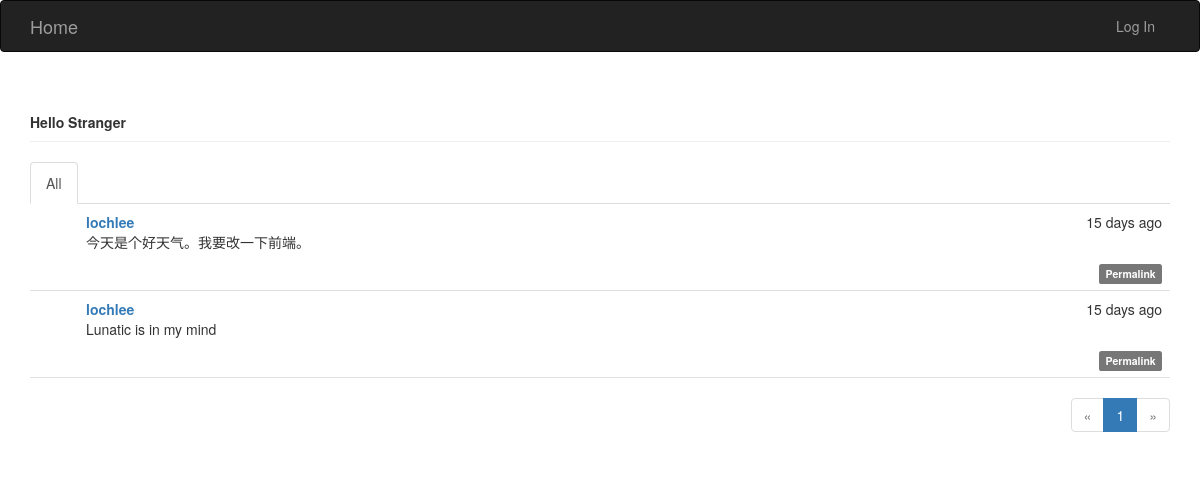
Before: / with the older database file.
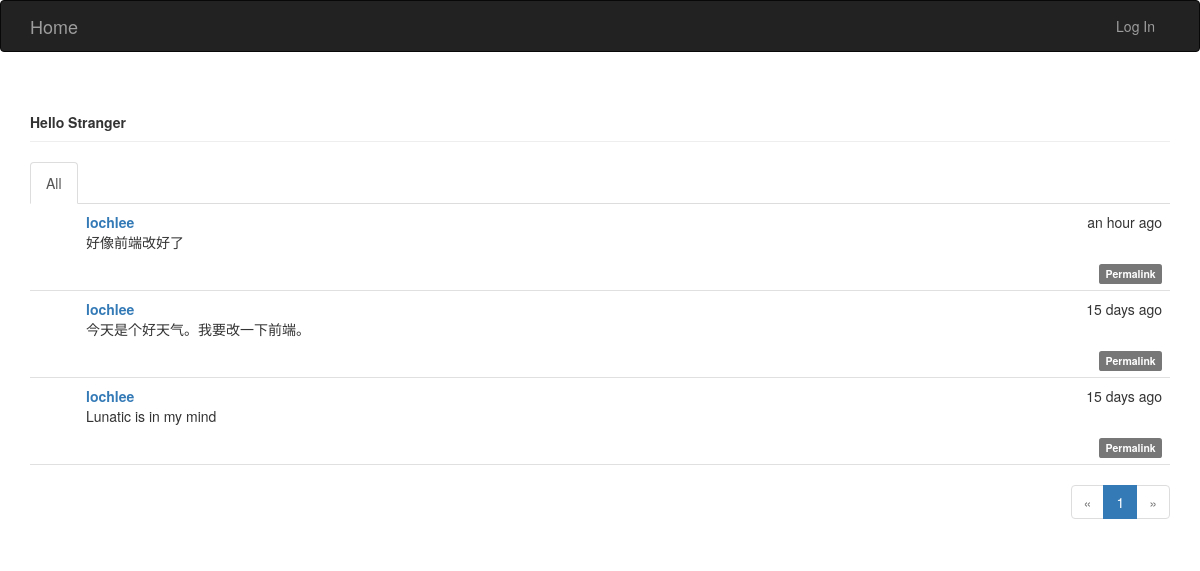
After: the same page with the newer database file.
### app/models.py (models this page shows, shortened)
class Post(db.Model):
	__tablename__='posts'
	id=db.Column(db.Integer,primary_key=True)
	body=db.Column(db.Text)
	timestamp=db.Column(db.DateTime,index=True,default=datetime.utcnow)
	author_id=db.Column(db.Integer,db.ForeignKey('users.id'))
	body_html=db.Column(db.Text)
	comments=db.relationship('Comment',backref='post',lazy='dynamic')

class User(db.Model,UserMixin):
	__tablename__='users'
	id=db.Column(db.Integer,primary_key=True)
	email=db.Column(db.String(64),unique=True,index=True)
	username=db.Column(db.String(64),unique=True)
	role_id=db.Column(db.Integer,db.ForeignKey('roles.id'))
	password_hash=db.Column(db.String(128))
	confirmed=db.Column(db.Boolean,default=False)
	name=db.Column(db.String(64))
	location=db.Column(db.String(64))
	about_me=db.Column(db.Text())
	member_since=db.Column(db.DateTime(),default=datetime.utcnow)
	last_seen=db.Column(db.DateTime(),default=datetime.utcnow)
	posts=db.relationship('Post',backref='author',lazy='dynamic')
	followers=db.relationship('Follow',foreign_keys=[Follow.followed_id],backref=db.backref('followed',lazy='joined'),lazy='dynamic',cascade='all,delete-orphan')
	followed=db.relationship('Follow',foreign_keys=[Follow.follower_id],backref=db.backref('follower',lazy='joined'),lazy='dynamic',cascade='all,delete-orphan')
	comments=db.relationship('Comment',backref='author',lazy='dynamic')
	photo=db.relationship('Photo',backref='user')
	@property
	def password(self):
		raise AttributeError('password is not a readable attribute')

### app/main/views.py (the view)
@main.route('/', methods=['GET', 'POST'])
def index():
    form = PostForm()
    show_followed=False
    if current_user.is_authenticated:
        show_followed=bool(request.cookies.get('show_followed',''))
    if show_followed:
        query=current_user.followed_posts
    else:
        query=Post.query
    page=request.args.get('page',1,type=int)
    pagination=query.order_by(Post.timestamp.desc()).paginate(page,per_page=current_app.config['POSTS_PER_PAGE'],error_out=False)
    posts=pagination.items
    if current_user.can(Permission.WRITE_ARTICLES) and form.validate_on_submit():
        post=Post(body=form.body.data,author=current_user._get_current_object())
        db.session.add(post)
        return redirect(url_for('main.index'))
    return render_template('index.html',form=form,posts=posts,pagination=pagination,show_followed=show_followed)

### app/auth/views.py (called while the page is built)
@auth.before_app_request
def before_request():
	if current_user.is_authenticated:
		current_user.ping()
		if not current_user.confirmed and request.endpoint[:5]!='auth.' and request.endpoint!='static':
			return redirect(url_for('auth.unconfirmed'))

### app/main/__init__.py (called while the page is built)
@main.app_context_processor
def inject_permissions():
	return dict(Permission=Permission)

### app/models.py (called while the page is built)
	def can(self,permissions):
		return False

	def is_administrator(self):
		return False

### app/templates/index.html (shortened to what this page needs)
{% extends "base.html" %}
{% import "bootstrap/wtf.html" as wtf %}
{% import "_macros.html" as macro %}
{% block page_content %}
<div class="page-header">
	{% if current_user.is_authenticated %}
		<b>Hello {{current_user.username}}</b>
	{% else %}
		<b>Hello Stranger</b>
	{% endif %}
</div>
<div class="post-tabs">
	<ul class="nav nav-tabs">
		<li {% if not show_followed %} class="active"{% endif %}> <a href="{{url_for('.show_all')}}"> All </a></li>
	</ul>
	{% include '_posts.html' %}
</div>
{% if pagination %}
<div class="pagination">
	{{macro.pagination_widget(pagination,'.index')}}
</div>
{% endif %}
{% endblock %}

### app/templates/_posts.html (shortened to what this page needs)
<ul class="posts">
    {% for post in posts %}
    <li class="post">
        <div class="post-content">
            <div class="post-date">
                {{moment(post.timestamp).fromNow()}}
            </div>
            <div class="post-author">
                <a href="{{url_for('main.user',username=post.author.username)}}">
				{{post.author.username}}
			</a>
            </div>
            <div class="post-body">
            	{% if post.body_html %}
            		{{post.body_html|safe}}
        		{% else %}
                	{{post.body}}
            	{% endif %}
            </div>
            <div class="post-footer">
            	<a href="{{url_for('.post',id=post.id)}}">
            		<span class="label label-default">Permalink</span>
            	</a>
            </div>
        </div>
    </li>
    {% endfor %}
</ul>

Changed rows visible on the page:
added Post: timestamp "an hour ago", author.username "lochlee", body_html "好像前端改好了"
